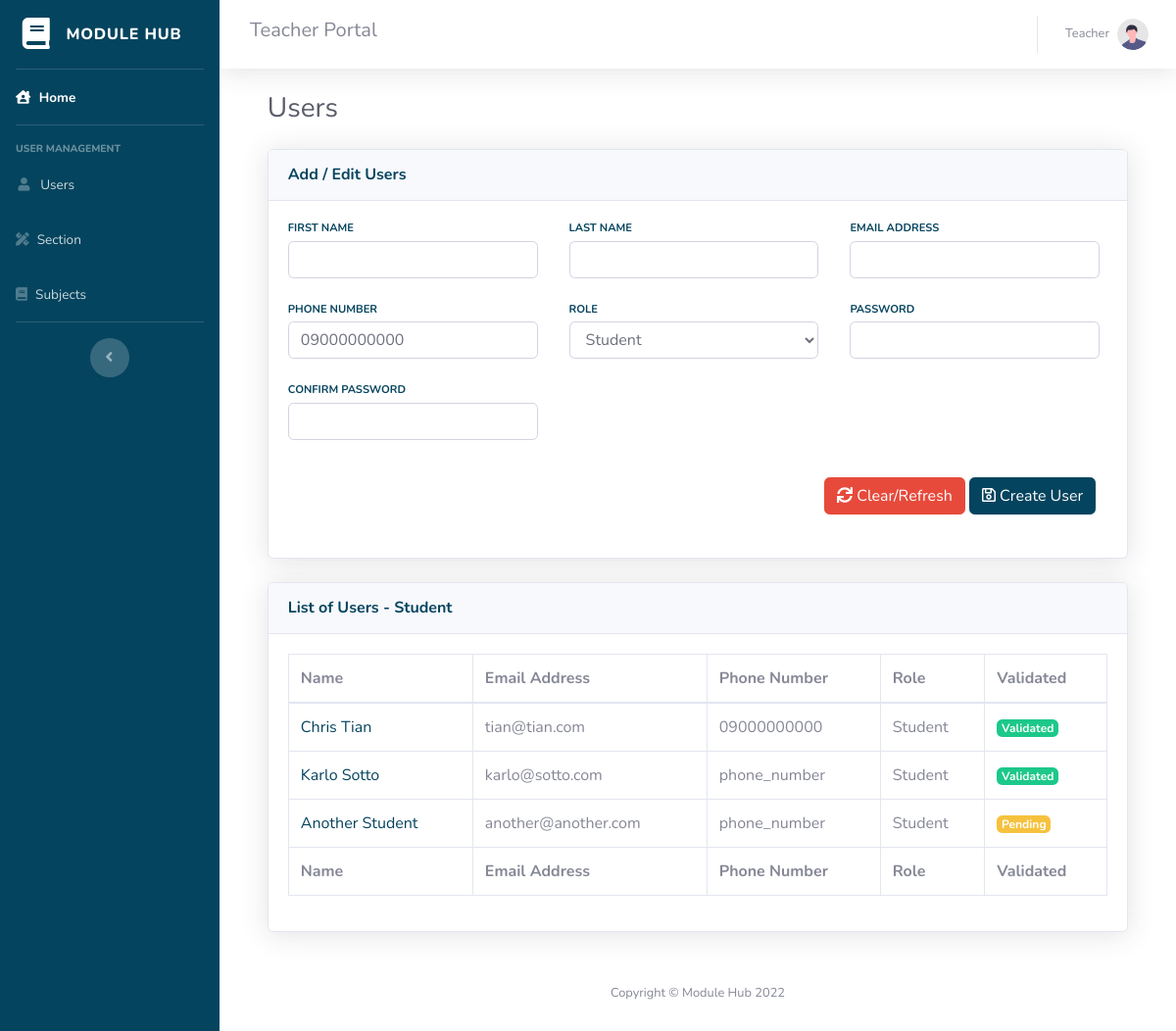
Page /users.php (signed in) on the earlier database version.
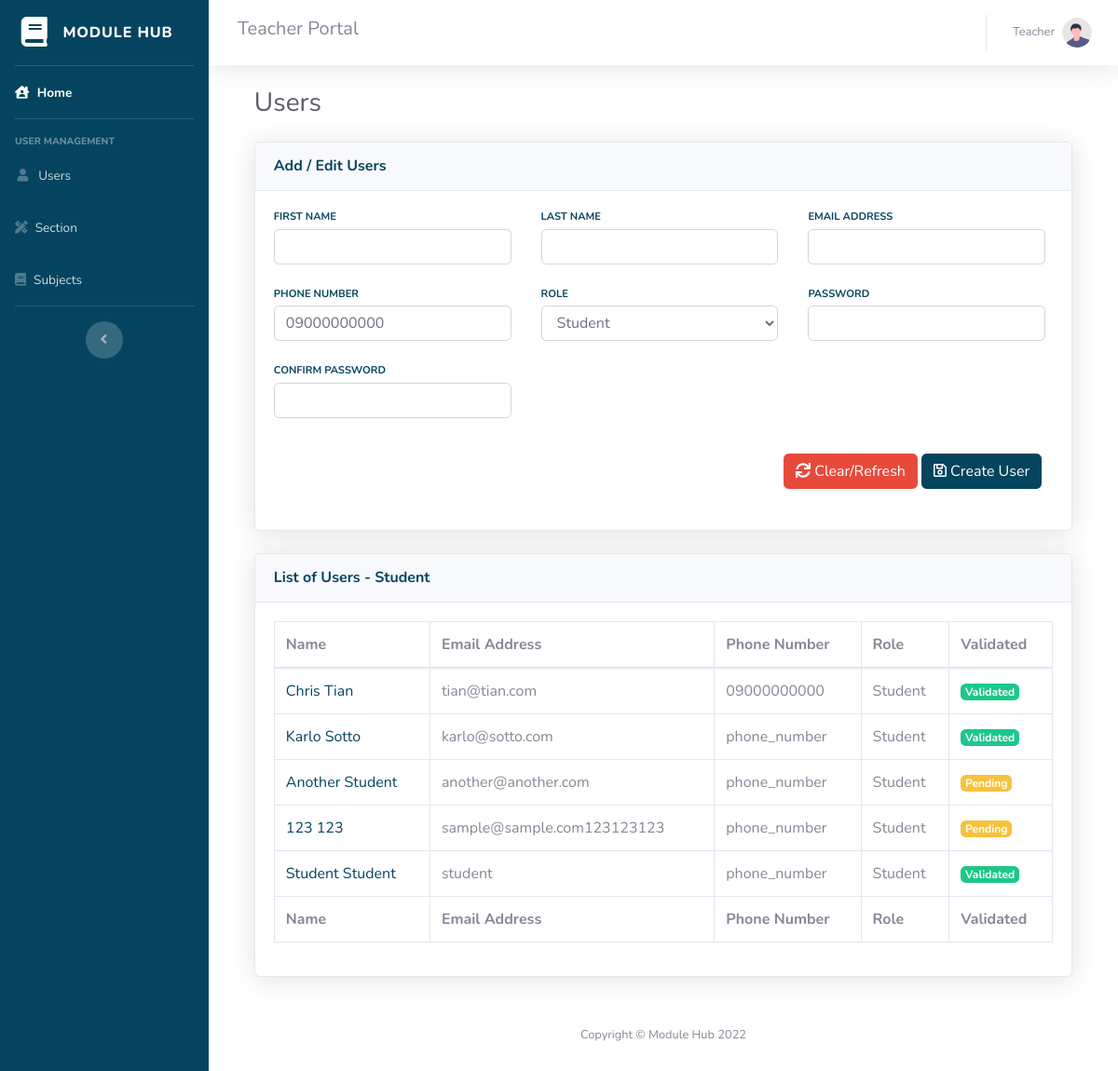
Same page on the later database version.
### tables this page shows
CREATE TABLE `role` (
  `id` int(11) NOT NULL,
  `code` varchar(64) NOT NULL,
  `description` varchar(256) NOT NULL
);

CREATE TABLE `users` (
  `id` int(11) NOT NULL,
  `firstname` varchar(256) DEFAULT NULL,
  `lastname` varchar(256) DEFAULT NULL,
  `email` varchar(256) DEFAULT NULL,
  `phone_number` varchar(12) DEFAULT '09000000000',
  `password` varchar(128) DEFAULT NULL,
  `role` int(12) DEFAULT NULL,
  `validated` tinyint(1) DEFAULT 0
);

### users.php (the view, shortened to what the rows shown need)
<?php
    include("head.php");
    $role = $_SESSION['role'];
?>
<head>
    <link href="vendor/datatables/dataTables.bootstrap4.min.css" rel="stylesheet">
</head>
<body id="page-top">
<div id="wrapper">
    <?php include("sidebar.php"); ?>
        <div id="content-wrapper" class="d-flex flex-column">
            <div id="content">
                <div class="container-fluid">
                    <h1 class="h3 mb-2 text-gray-800">Users</h1>
                    <?php
                    $roles =  mysqli_query($mysqli, "SELECT * FROM role");
                    while($newRole = mysqli_fetch_array($roles)){
                        $roleId = $newRole["id"];
                        $users = mysqli_query($mysqli, "SELECT *, u.id AS user_id
                        FROM users u
                        JOIN role r
                        ON r.id = u.role WHERE r.id = '$roleId' " );
                        ?>
                    <div class="card shadow mb-4" style="display: <?php if($role == 3 AND $newRole["id"] != 2 ) { echo 'none';}?>;">
                        <div class="card-header py-3">
                            <h6 class="m-0 font-weight-bold text-primary">List of Users - <?php echo ucfirst($newRole["code"]); ?></h6>
                        </div>
                        <div class="card-body">
                            <div class="table-responsive">
                                <table class="table table-bordered" id="dataTable" width="100%" cellspacing="0">
                                    <thead>
                                        <tr>
                                            <th>Name</th>
                                            <th>Email Address</th>
                                            <th>Phone Number</th>
                                            <th>Role</th>
                                            <th>Validated</th>
                                        </tr>
                                    </thead>
                                    <tfoot>
                                        <tr>
                                            <th>Name</th>
                                            <th>Email Address</th>
                                            <th>Phone Number</th>
                                            <th>Role</th>
                                            <th>Validated</th>
                                        </tr>
                                    </tfoot>
                                    <tbody>
                                        <?php while($user = mysqli_fetch_array($users)){
                                            $approved = boolval($user["validated"]);
                                            ?>
                                        <tr>
                                            <td>
                                                <?php if($user["role"] == "2"){ ?>
                                                <a target="_blank" href="generate_qr.php?student=<?php echo $user["user_id"]."&firstname=".$user["firstname"]."&lastname=".$user["lastname"]; ?>">
                                                    <?php echo ucfirst($user["firstname"])." ".ucfirst($user["lastname"]); ?>
                                                </a>
                                                <?php } else { ?>
                                                    <?php echo ucfirst($user["firstname"])." ".ucfirst($user["lastname"]); ?>
                                                <?php } ?>
                                            </td>
                                            <td><?php echo $user["email"]; ?></td>
                                            <td><?php echo $user["phone_number"]; ?></td>
                                            <td><?php echo ucfirst($user["code"]); ?></td>
                                            <td><?php if($approved){
                                                ?><span class="badge bg-success text-white">Validated</span><?php
                                                }else{?> <span class="badge bg-warning text-white">Pending</span> <?php } ?></td>
                                        </tr>
                                        <?php } ?>
                                    </tbody>
                                </table>
                            </div>
                        </div>
                    </div>
                    <?php } ?>
                </div>
            </div>
<?php include("footer.php"); ?>
</body>
</html>

Differences in the rows shown:
added users: firstname "123", lastname "123", email "sample@sample.com123123123", phone_number "phone_number", role.code "Student", validated "Pending"
added users: firstname "Student", lastname "Student", email "student", phone_number "phone_number", role.code "Student", validated "Validated"
